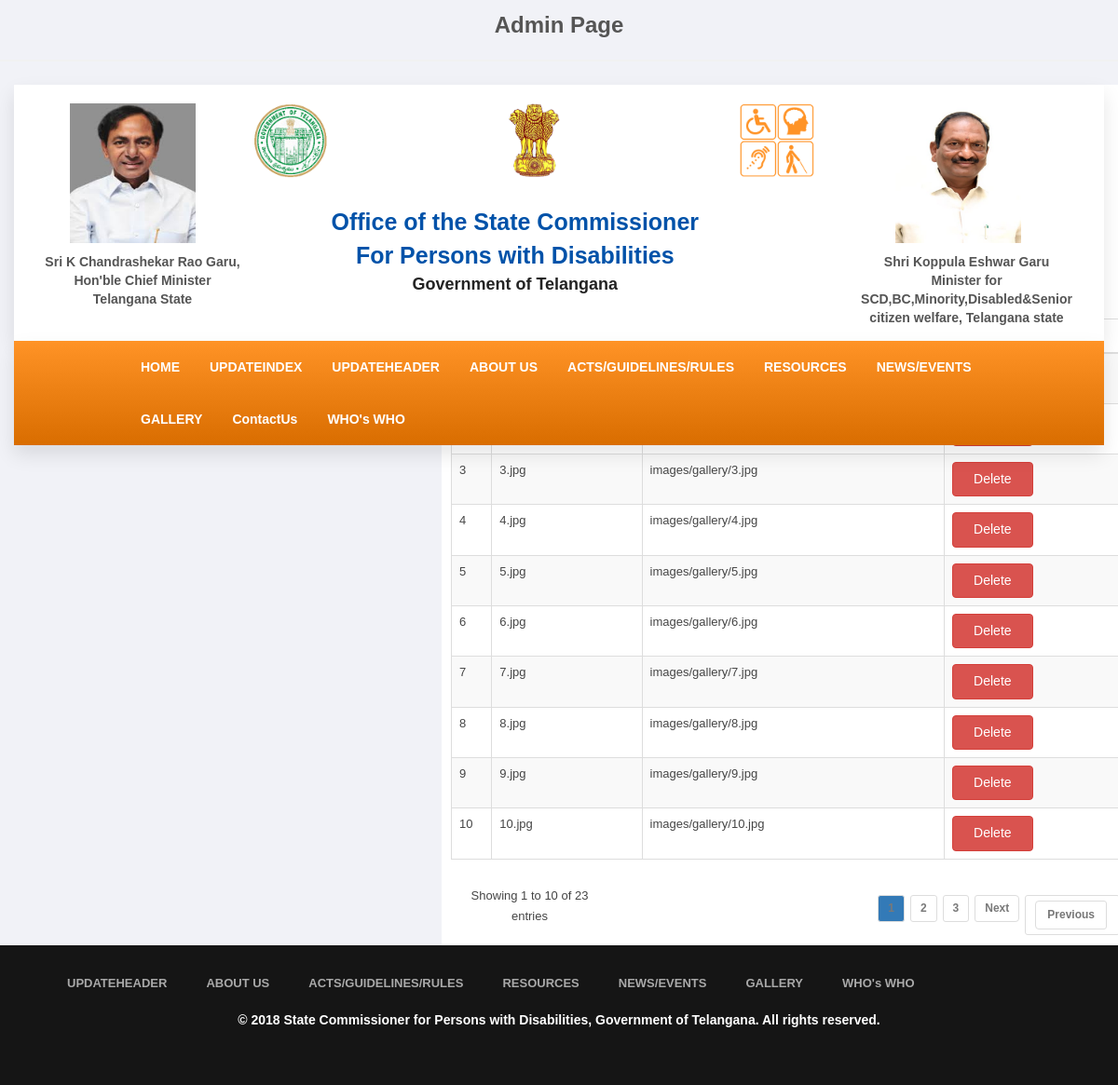
/admin/imgupload.php, run on the app's committed database.
### tables this page shows
CREATE TABLE `gallerytable` (
  `id` int(255) NOT NULL,
  `image_name` varchar(255) NOT NULL,
  `image_path` varchar(255) NOT NULL
);

### admin/imgupload.php (the view, shortened to what this page needs)
<?php
include '../dbconnect.php';
?>
<!DOCTYPE html>
<html>
<head>
<link href="../css/bootstrap.min.css" rel="stylesheet" type="text/css">
<link href="../css/jquery-ui.min.css" rel="stylesheet" type="text/css">
<link href="../css/animate.css" rel="stylesheet" type="text/css">
<link href="../css/css-plugin-collections.css" rel="stylesheet"/>
<link href="../css/menuzord-megamenu.css" rel="stylesheet"/>
<link id="menuzord-menu-skins" href="../css/menuzord-skins/menuzord-boxed.css" rel="stylesheet"/>
<link href="../css/style-main.css" rel="stylesheet" type="text/css">
<link href="../css/preloader.css" rel="stylesheet" type="text/css">
<link href="../css/custom-bootstrap-margin-padding.css" rel="stylesheet" type="text/css">
<link href="../css/responsive.css" rel="stylesheet" type="text/css">
<link  href="../js/revolution-slider/css/settings.css" rel="stylesheet" type="text/css"/>
<link  href="../js/revolution-slider/css/layers.css" rel="stylesheet" type="text/css"/>
<link  href="../js/revolution-slider/css/navigation.css" rel="stylesheet" type="text/css"/>
<link href="../css/colors/theme-skin-color-set1.css" rel="stylesheet" type="text/css">
  <?php include "adminheader.php"; ?>
  <?php include "header1.php"; ?>
  <link href="../css/style.css" rel="stylesheet">
</head>
<body>
  <div>
<div class="row">
<center>
  <div class="column" style="background-color:white;">
    <br><br><br><br><br>
    <h4>Upload Images</h4>
  </div>
  <div class="column2" style="background-color:white;">
  <br><br>
  <h3>Users List</h3>
  <table id="example" class="table table-striped table-bordered" style="width:100%">
        <thead>
            <tr>
                <th>Id</th>
                <th>ImageName</th>
                <th>ImagePath</th>
                <th>Action</th>
            </tr>
        </thead>
        <tbody>
        <?php
$sel = mysqli_query($con,"select * from gallerytable");
while($fet = mysqli_fetch_assoc($sel))
{
$id = $fet['id'];
$imgname = $fet['image_name'];
$imgpath = $fet['image_path'];
?>
            <tr>
                <td><?php echo $id; ?></td>
                <td><?php echo $imgname; ?></td>
                <td><?php echo $imgpath; ?></td>
                <td>
                  <form method="post">
                  <input type="submit" class="btn btn-danger" name="delete" value="Delete">
                  </form>
               </td>
            </tr>
            <?php
}
?>
                   </tbody>
    </table>
    </center>
  </div>
</div>
<?php include "adminfooter.php";
?>
 </body>
</html>

### admin/imgupload.php (style rules this page uses)
* { box-sizing: border-box; }
input { display: inline-block; float: left; }
.column { float: left; width: 30%; padding: 10px; height: 300px; background-color:red; margin:60px 60px; }
.column2 { float: left; width: 60%; padding: 10px; height: auto; }
.row:after { content: ""; display: table; clear: both; }

### data on the page
gallerytable: id "3", image_name "3.jpg", image_path "images/gallery/3.jpg"
gallerytable: id "4", image_name "4.jpg", image_path "images/gallery/4.jpg"
gallerytable: id "5", image_name "5.jpg", image_path "images/gallery/5.jpg"
gallerytable: id "6", image_name "6.jpg", image_path "images/gallery/6.jpg"
gallerytable: id "7", image_name "7.jpg", image_path "images/gallery/7.jpg"
gallerytable: id "8", image_name "8.jpg", image_path "images/gallery/8.jpg"
gallerytable: id "9", image_name "9.jpg", image_path "images/gallery/9.jpg"
gallerytable: id "10", image_name "10.jpg", image_path "images/gallery/10.jpg"
